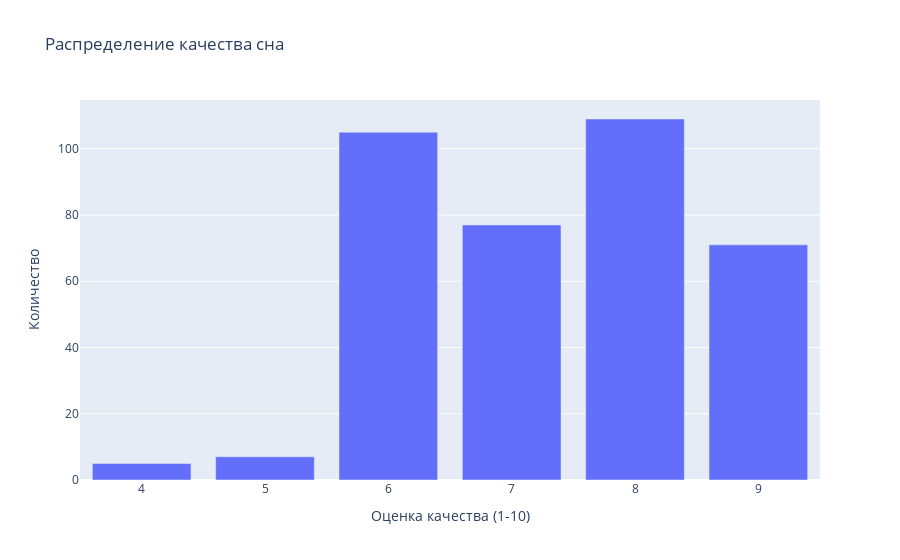

The code cell stored with this chart in its notebook:
### Markdown cell above
### Качество сна:

### Code cell
# Качество сна по шкале 1-10
quality_stats = df.groupby('quality_of_sleep').size()

fig = px.bar(x=quality_stats.index, y=quality_stats.values,
             title='Распределение качества сна',
             labels={'x': 'Оценка качества (1-10)', 'y': 'Количество'})
fig.show()

### Figure 1 — Plotly figure (JSON) as saved in the notebook; plotly's stock layout.template omitted (floating-point values rounded to 4 significant figures)
{"data": [{"hovertemplate": "Оценка качества (1-10)=%{x}<br>Количество=%{y}<extra></extra>", "legendgroup": "", "marker": {"color": "#636efa", "pattern": {"shape": ""}}, "name": "", "orientation": "v", "showlegend": false, "textposition": "auto", "type": "bar", "x": [4, 5, 6, 7, 8, 9], "xaxis": "x", "y": [5, 7, 105, 77, 109, 71], "yaxis": "y"}], "layout": {"barmode": "relative", "legend": {"tracegroupgap": 0}, "title": {"text": "Распределение качества сна"}, "xaxis": {"anchor": "y", "domain": [0, 1], "title": {"text": "Оценка качества (1-10)"}}, "yaxis": {"anchor": "x", "domain": [0, 1], "title": {"text": "Количество"}}}}
